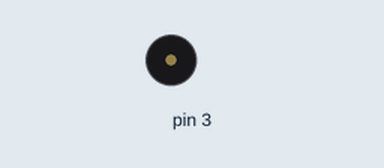
The program below on a simulated Arduino Uno, built with avr-gcc and run on an emulated ATmega328P. Parts: buzzer (waves = sounding).

Above: at 0.06 s.
Timing chart, 0 to 3.0 s (numbered marks = the images above):
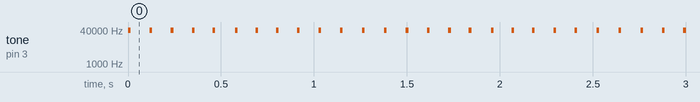

The program:

main.cpp
```cpp
#include <Arduino.h>
/*
*Send function take a string as paramater (the massege that we wanna send)
*/
void send(String msg){
   /*
   *variables we need
   */
   byte ch; // ch byte type so it can stor 8 bit
   unsigned int pos = 0;
   unsigned int sz = msg.length();
   /*
   *this while loop decompose the massege latter by latter
   */
   while(pos<sz){
      ch = msg.charAt(pos); //charAt(n) take the n'th carecter of a string and stor it in ch
      //Serial.print((char)ch);
      /*
      *inisilize the communication
      */
      tone(3,40000);//tone(pin number,frequency) genirate 40KHz square signal at pin 3
      delay(10);//whene you read the RX programe go to line
      noTone(3);//stop the signal
      /*
      *this for loop decompose the carecters (latter) to assci code and bit by bit
      */

      for(int i=0;i<8;i++){
         boolean b;
         b = bitRead(ch,7-i);//store the assci bits of a carrecter by using bitRead(carecter,bit number)
         /*
         *if b is true (1) than we sen signal for 2ms
         */
         if(b){
            tone(3,40000);
            delay(2);
         }
         /*
         *if b is false (0) than we sen signal for 4ms
         */
         else{
            tone(3,40000);
            delay(4);
         }
         noTone(3);//no signal for 10ms
         delay(10);
      }

      pos++;//go to the next carecter
   }
}

void setup(){

    Serial.begin(115200);
    pinMode(3,OUTPUT);
}

void loop(){
   send("hilo world");
   send("\n\n");
}
```

Measured:
- by itself, tone on pin 3: alternates 40000 Hz for 0.01 s and silent for 0.10 s
